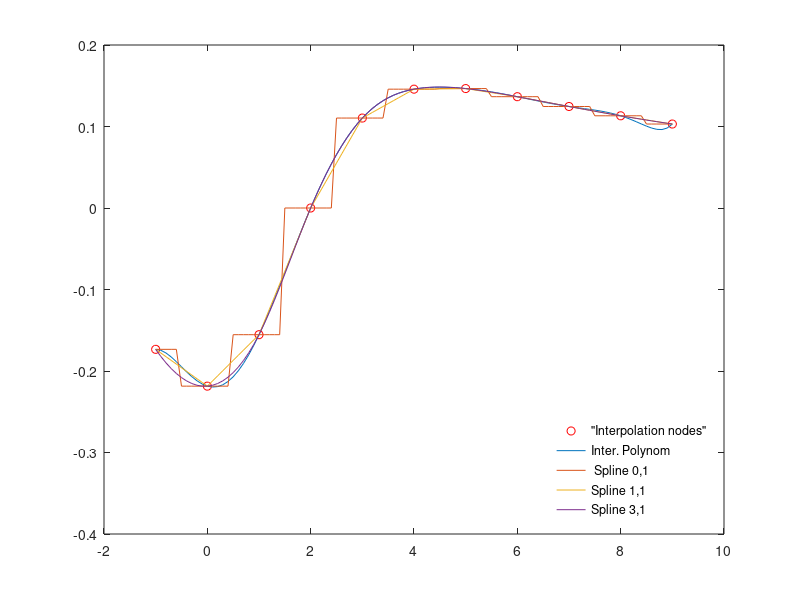

This chart was generated by the following MATLAB code:
%% Тема 3, Задача 3
clear, close, clc
%	Вибір варіанта: ---------------------------------------------------------
g = 4; % Згідно списку
k = 5; % Kachaikin is fifth in list of gr
d = 173; % Birthday - 22 June, 173 day of Year
% ---------------------------------------------------------------------------
f = @ (x) (x.^2 - g)./(x.^3 + 0.2.*k + 0.1.*d); % Функція яку будемо інтерполювати
% 1) Дискретне представлення на сітці n = 10; X = linspace(-1,9,n+1);
n = 10;
X = linspace(-1,9,n+1);
Y = f(X);
% plot(X,Y), Для наближеної візуалізації

% --------------------------------------------------------------------
xx = linspace(-1,9,10*n+1);			% Ущільнений масив значень аргумента
% 2.a) Інтерполяційний поліном P_n:
Pn = polyfit(X,Y,n);
%disp(Pn);

% 2.b) Інтерполяційний сплайн S_0,1
S01 = interp1(X,Y,xx,'nearest');
%disp(S01);


% 2.c) Інтерполяційний сплайн S_1,1
S11 = interp1(X,Y,xx,'linear');

% Теорія: За апроксимації методом 'spline' у вузлових точках – неперервні перша і друга
%похідні, а у внутрішніх вузлах, сусідніх із кінцевими, – неперервна також і третя
%похідна => Побудована функція методом spline задовольняє крайові умови 4
%порядку

% 2.d) Інтерполяційний сплайн S_3,1
S31 = interp1(X,Y,xx,'spline');

% Побудова графіків
y1 = polyval(Pn,xx); % Значення інтерполяційного полінома на ущільненій множині значень
plot(X,Y,'ro',... % Візуалізація вузлів
xx,y1,... % Інтерполяційний поліном
xx,S01,...% Інтерполяційний сплайн S_0,1
xx,S11,...% Інтерполяційний сплайн S_1,1
xx,S31); % Інтерполяційний сплайн S_3,1
%legend("Interpolation nodes")
legend({'"Interpolation nodes"','Inter. Polynom', " Spline 0,1", "Spline 1,1", "Spline 3,1"},'Location','southeast')
legend('boxoff')